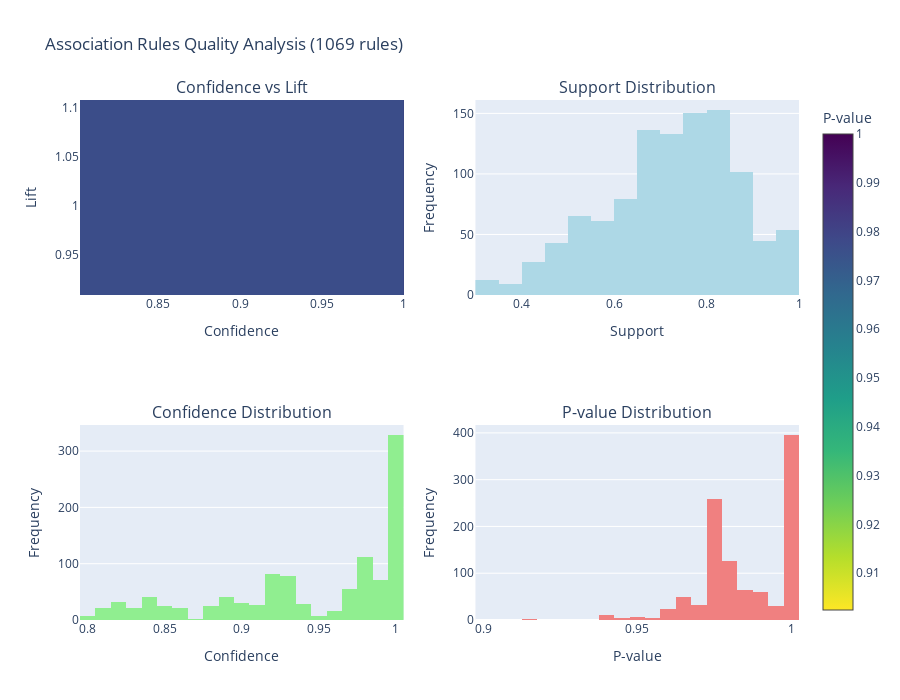

This figure's notebook cell:
### Code cell
# Cell 14: Create rule quality visualization
if rules:
    # Create rule quality visualization
    confidences = [rule['confidence'] for rule in rules]
    lifts = [rule['lift'] for rule in rules if rule['lift'] != float('inf')]
    supports = [rule['support'] for rule in rules]
    p_values = [rule['p_value'] for rule in rules]
    
    fig = make_subplots(
        rows=2, cols=2,
        subplot_titles=['Confidence vs Lift', 'Support Distribution', 
                       'Confidence Distribution', 'P-value Distribution']
    )
    
    # Confidence vs Lift scatter plot
    fig.add_trace(
        go.Scatter(
            x=confidences[:len(lifts)],
            y=lifts,
            mode='markers',
            marker=dict(
                size=[s*1000 for s in supports[:len(lifts)]],
                color=p_values[:len(lifts)],
                colorscale='Viridis_r',
                showscale=True,
                colorbar=dict(title="P-value")
            ),
            text=[f"Rule {i+1}" for i in range(len(lifts))],
            hovertemplate="Confidence: %{x:.3f}<br>" +
                         "Lift: %{y:.3f}<br>" +
                         "Support: %{marker.size}<br>" +
                         "<extra></extra>",
            name="Rules"
        ),
        row=1, col=1
    )
    
    # Support distribution
    fig.add_trace(
        go.Histogram(x=supports, nbinsx=20, name="Support", marker_color='lightblue'),
        row=1, col=2
    )
    
    # Confidence distribution
    fig.add_trace(
        go.Histogram(x=confidences, nbinsx=20, name="Confidence", marker_color='lightgreen'),
        row=2, col=1
    )
    
    # P-value distribution
    fig.add_trace(
        go.Histogram(x=p_values, nbinsx=20, name="P-value", marker_color='lightcoral'),
        row=2, col=2
    )
    
    fig.update_layout(
        height=700,
        title_text=f"Association Rules Quality Analysis ({len(rules)} rules)",
        showlegend=False
    )
    
    # Update axes labels
    fig.update_xaxes(title_text="Confidence", row=1, col=1)
    fig.update_yaxes(title_text="Lift", row=1, col=1)
    fig.update_xaxes(title_text="Support", row=1, col=2)
    fig.update_yaxes(title_text="Frequency", row=1, col=2)
    fig.update_xaxes(title_text="Confidence", row=2, col=1)
    fig.update_yaxes(title_text="Frequency", row=2, col=1)
    fig.update_xaxes(title_text="P-value", row=2, col=2)
    fig.update_yaxes(title_text="Frequency", row=2, col=2)
    
    fig.show()
    
    # Save the plot as PNG (with error handling)
    try:
        pio.write_image(fig, "final_results/plots/04_rule_quality_analysis.png", width=1200, height=700, scale=2)
        print("💾 Plot saved as: final_results/plots/04_rule_quality_analysis.png")
    except ValueError as e:
        if "kaleido" in str(e):
            print("⚠️  Kaleido not available. Saving as HTML instead...")
            fig.write_html("final_results/plots/04_rule_quality_analysis.html")
            print("💾 Plot saved as: final_results/plots/04_rule_quality_analysis.html")
        else:
            print(f"❌ Error saving plot: {e}")
    
    print("📊 Rule quality visualization complete!")
else:
    print("⚠️ No rules available for visualization")

### Figure 1 — Plotly figure (JSON) as saved in the notebook; plotly's stock layout.template omitted (floating-point values rounded to 4 significant figures; data arrays with more than 128 entries replaced by an {"elided": "..."} marker saying what was removed)
{"data": [{"hovertemplate": "Confidence: %{x:.3f}<br>Lift: %{y:.3f}<br>Support: %{marker.size}<br><extra></extra>", "marker": {"color": {"elided": "1069 float values"}, "colorbar": {"title": {"text": "P-value"}}, "colorscale": [[0, "#fde725"], [0.1111, "#b5de2b"], [0.2222, "#6ece58"], [0.3333, "#35b779"], [0.4444, "#1f9e89"], [0.5556, "#26828e"], [0.6667, "#31688e"], [0.7778, "#3e4989"], [0.8889, "#482878"], [1, "#440154"]], "showscale": true, "size": {"elided": "1069 float values"}}, "mode": "markers", "name": "Rules", "text": {"elided": "1069 str values"}, "type": "scatter", "x": {"elided": "1069 float values"}, "xaxis": "x", "y": {"elided": "1069 float values"}, "yaxis": "y"}, {"marker": {"color": "lightblue"}, "name": "Support", "nbinsx": 20, "type": "histogram", "x": {"elided": "1069 float values"}, "xaxis": "x2", "yaxis": "y2"}, {"marker": {"color": "lightgreen"}, "name": "Confidence", "nbinsx": 20, "type": "histogram", "x": {"elided": "1069 float values"}, "xaxis": "x3", "yaxis": "y3"}, {"marker": {"color": "lightcoral"}, "name": "P-value", "nbinsx": 20, "type": "histogram", "x": {"elided": "1069 float values"}, "xaxis": "x4", "yaxis": "y4"}], "layout": {"annotations": [{"font": {"size": 16}, "showarrow": false, "text": "Confidence vs Lift", "x": 0.225, "xanchor": "center", "xref": "paper", "y": 1, "yanchor": "bottom", "yref": "paper"}, {"font": {"size": 16}, "showarrow": false, "text": "Support Distribution", "x": 0.775, "xanchor": "center", "xref": "paper", "y": 1, "yanchor": "bottom", "yref": "paper"}, {"font": {"size": 16}, "showarrow": false, "text": "Confidence Distribution", "x": 0.225, "xanchor": "center", "xref": "paper", "y": 0.375, "yanchor": "bottom", "yref": "paper"}, {"font": {"size": 16}, "showarrow": false, "text": "P-value Distribution", "x": 0.775, "xanchor": "center", "xref": "paper", "y": 0.375, "yanchor": "bottom", "yref": "paper"}], "height": 700, "showlegend": false, "title": {"text": "Association Rules Quality Analysis (1069 rules)"}, "xaxis": {"anchor": "y", "domain": [0, 0.45], "title": {"text": "Confidence"}}, "xaxis2": {"anchor": "y2", "domain": [0.55, 1], "title": {"text": "Support"}}, "xaxis3": {"anchor": "y3", "domain": [0, 0.45], "title": {"text": "Confidence"}}, "xaxis4": {"anchor": "y4", "domain": [0.55, 1], "title": {"text": "P-value"}}, "yaxis": {"anchor": "x", "domain": [0.625, 1], "title": {"text": "Lift"}}, "yaxis2": {"anchor": "x2", "domain": [0.625, 1], "title": {"text": "Frequency"}}, "yaxis3": {"anchor": "x3", "domain": [0, 0.375], "title": {"text": "Frequency"}}, "yaxis4": {"anchor": "x4", "domain": [0, 0.375], "title": {"text": "Frequency"}}}}
